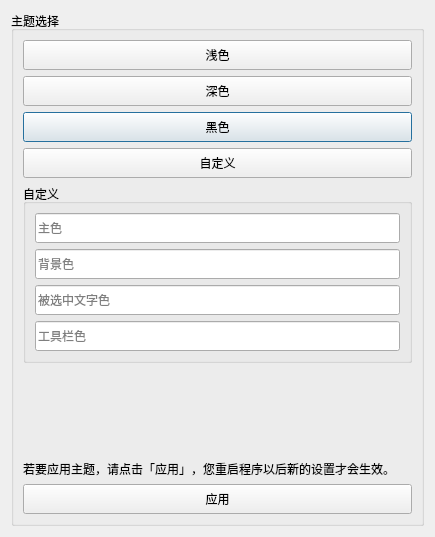
<?xml version="1.0" encoding="UTF-8"?>
<ui version="4.0">
 <class>theme</class>
 <widget class="QDialog" name="theme">
  <property name="geometry">
   <rect>
    <x>0</x>
    <y>0</y>
    <width>435</width>
    <height>537</height>
   </rect>
  </property>
  <property name="cursor">
   <cursorShape>CrossCursor</cursorShape>
  </property>
  <property name="windowTitle">
   <string>设置主题</string>
  </property>
  <layout class="QGridLayout" name="gridLayout">
   <item row="0" column="0">
    <widget class="QGroupBox" name="groupBox">
     <property name="statusTip">
      <string>主题选择器</string>
     </property>
     <property name="whatsThis">
      <string>主题选择器</string>
     </property>
     <property name="title">
      <string>主题选择</string>
     </property>
     <layout class="QGridLayout" name="gridLayout_2">
      <item row="6" column="0">
       <widget class="QLabel" name="theme_instruction">
        <property name="statusTip">
         <string>若要应用主题，请点击「应用」，您重启程序以后新的设置才会生效。</string>
        </property>
        <property name="whatsThis">
         <string>若要应用主题，请点击「应用」，您重启程序以后新的设置才会生效。</string>
        </property>
        <property name="text">
         <string>若要应用主题，请点击「应用」，您重启程序以后新的设置才会生效。</string>
        </property>
        <property name="alignment">
         <set>Qt::AlignLeading|Qt::AlignLeft|Qt::AlignTop</set>
        </property>
        <property name="wordWrap">
         <bool>true</bool>
        </property>
       </widget>
      </item>
      <item row="2" column="0">
       <widget class="QPushButton" name="setTheme_Black">
        <property name="minimumSize">
         <size>
          <width>0</width>
          <height>30</height>
         </size>
        </property>
        <property name="statusTip">
         <string>设置黑色主题</string>
        </property>
        <property name="whatsThis">
         <string>设置黑色主题</string>
        </property>
        <property name="text">
         <string>黑色</string>
        </property>
       </widget>
      </item>
      <item row="1" column="0">
       <widget class="QPushButton" name="setTheme_Dark">
        <property name="minimumSize">
         <size>
          <width>0</width>
          <height>30</height>
         </size>
        </property>
        <property name="statusTip">
         <string>设置深色主题</string>
        </property>
        <property name="whatsThis">
         <string>设置深色主题</string>
        </property>
        <property name="text">
         <string>深色</string>
        </property>
       </widget>
      </item>
      <item row="0" column="0">
       <widget class="QPushButton" name="setTheme_light">
        <property name="minimumSize">
         <size>
          <width>0</width>
          <height>30</height>
         </size>
        </property>
        <property name="statusTip">
         <string>设置浅色主题</string>
        </property>
        <property name="whatsThis">
         <string>设置浅色主题</string>
        </property>
        <property name="text">
         <string>浅色</string>
        </property>
       </widget>
      </item>
      <item row="4" column="0">
       <widget class="QGroupBox" name="groupBox_2">
        <property name="enabled">
         <bool>true</bool>
        </property>
        <property name="statusTip">
         <string>自定义颜色框</string>
        </property>
        <property name="whatsThis">
         <string>自定义颜色框</string>
        </property>
        <property name="accessibleName">
         <string/>
        </property>
        <property name="title">
         <string>自定义</string>
        </property>
        <layout class="QVBoxLayout" name="verticalLayout">
         <item>
          <widget class="QLineEdit" name="primary_input">
           <property name="minimumSize">
            <size>
             <width>0</width>
             <height>30</height>
            </size>
           </property>
           <property name="cursor">
            <cursorShape>CrossCursor</cursorShape>
           </property>
           <property name="statusTip">
            <string>自定义主色</string>
           </property>
           <property name="whatsThis">
            <string>自定义主色</string>
           </property>
           <property name="placeholderText">
            <string>主色</string>
           </property>
          </widget>
         </item>
         <item>
          <widget class="QLineEdit" name="background_input">
           <property name="minimumSize">
            <size>
             <width>0</width>
             <height>30</height>
            </size>
           </property>
           <property name="cursor">
            <cursorShape>CrossCursor</cursorShape>
           </property>
           <property name="statusTip">
            <string>自定义背景色</string>
           </property>
           <property name="whatsThis">
            <string>自定义背景色</string>
           </property>
           <property name="placeholderText">
            <string>背景色</string>
           </property>
          </widget>
         </item>
         <item>
          <widget class="QLineEdit" name="text_input">
           <property name="minimumSize">
            <size>
             <width>0</width>
             <height>30</height>
            </size>
           </property>
           <property name="cursor">
            <cursorShape>CrossCursor</cursorShape>
           </property>
           <property name="statusTip">
            <string>自定义被选中文字色</string>
           </property>
           <property name="whatsThis">
            <string>自定义被选中文字色</string>
           </property>
           <property name="placeholderText">
            <string>被选中文字色</string>
           </property>
          </widget>
         </item>
         <item>
          <widget class="QLineEdit" name="toolbar_input">
           <property name="minimumSize">
            <size>
             <width>0</width>
             <height>30</height>
            </size>
           </property>
           <property name="cursor">
            <cursorShape>CrossCursor</cursorShape>
           </property>
           <property name="statusTip">
            <string>自定义工具栏色</string>
           </property>
           <property name="whatsThis">
            <string>自定义工具栏色</string>
           </property>
           <property name="placeholderText">
            <string>工具栏色</string>
           </property>
          </widget>
         </item>
        </layout>
       </widget>
      </item>
      <item row="5" column="0">
       <spacer name="verticalSpacer">
        <property name="orientation">
         <enum>Qt::Vertical</enum>
        </property>
        <property name="sizeHint" stdset="0">
         <size>
          <width>20</width>
          <height>44</height>
         </size>
        </property>
       </spacer>
      </item>
      <item row="7" column="0">
       <widget class="QPushButton" name="apply_theme">
        <property name="minimumSize">
         <size>
          <width>0</width>
          <height>30</height>
         </size>
        </property>
        <property name="statusTip">
         <string>应用主题</string>
        </property>
        <property name="whatsThis">
         <string>应用主题</string>
        </property>
        <property name="text">
         <string>应用</string>
        </property>
       </widget>
      </item>
      <item row="3" column="0">
       <widget class="QPushButton" name="setTheme_Custom">
        <property name="enabled">
         <bool>true</bool>
        </property>
        <property name="minimumSize">
         <size>
          <width>0</width>
          <height>30</height>
         </size>
        </property>
        <property name="statusTip">
         <string>设置自定义主题</string>
        </property>
        <property name="whatsThis">
         <string>设置自定义主题</string>
        </property>
        <property name="text">
         <string>自定义</string>
        </property>
       </widget>
      </item>
     </layout>
    </widget>
   </item>
  </layout>
 </widget>
 <resources/>
 <connections/>
</ui>
